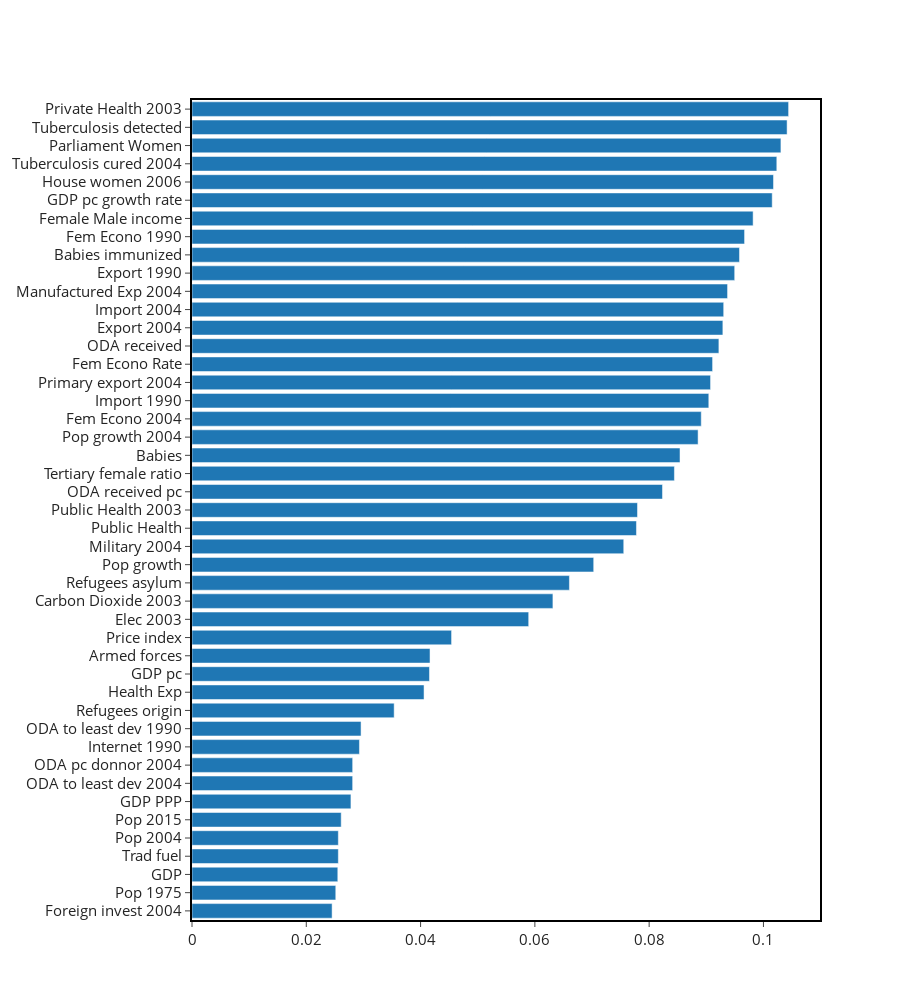

The cell this chart's notebook holds for it:
### Markdown cell above
##### PLOT FEATURE IMPORTANCE RANKING

### Code cell
explainer.plot_feature_importance_ranking()

### Figure 1 — Plotly figure (JSON) as saved in the notebook; plotly's stock layout.template omitted (floating-point values rounded to 4 significant figures)
{"data": [{"orientation": "h", "showlegend": false, "type": "bar", "x": [0.0703, 0.08856, 0.04542, 0.06316, 0.09497, 0.0929, 0.05892, 0.02551, 0.02781, 0.04156, 0.1015, 0.0911, 0.0967, 0.08912, 0.04061, 0.0854, 0.0293, 0.09044, 0.09304, 0.08442, 0.09581, 0.09372, 0.02452, 0.07555, 0.07796, 0.1044, 0.09075, 0.07778, 0.06605, 0.03538, 0.04165, 0.1031, 0.09819, 0.1018, 0.02516, 0.02561, 0.02611, 0.1041, 0.1023, 0.02561, 0.02811, 0.02959, 0.02811, 0.0922, 0.08233], "y": ["Pop growth", "Pop growth 2004", "Price index", "Carbon Dioxide 2003", "Export 1990", "Export 2004", "Elec 2003", "GDP", "GDP PPP", "GDP pc", "GDP pc growth rate", "Fem Econo Rate", "Fem Econo 1990", "Fem Econo 2004", "Health Exp", "Babies", "Internet 1990", "Import 1990", "Import 2004", "Tertiary female ratio", "Babies immunized", "Manufactured Exp 2004", "Foreign invest 2004", "Military 2004", "Public Health 2003", "Private Health 2003", "Primary export 2004", "Public Health", "Refugees asylum", "Refugees origin", "Armed forces", "Parliament Women", "Female Male income", "House women 2006", "Pop 1975", "Pop 2004", "Pop 2015", "Tuberculosis detected", "Tuberculosis cured 2004", "Trad fuel", "ODA pc donnor 2004", "ODA to least dev 1990", "ODA to least dev 2004", "ODA received", "ODA received pc"]}], "layout": {"font": {"size": 15}, "height": 1000, "width": 900, "xaxis": {"linecolor": "black", "linewidth": 2, "mirror": true, "showgrid": false, "showline": true, "ticks": "outside", "zerolinecolor": "grey", "zerolinewidth": 1}, "yaxis": {"categoryorder": "total ascending", "linecolor": "black", "linewidth": 2, "mirror": true, "showline": true}}}
